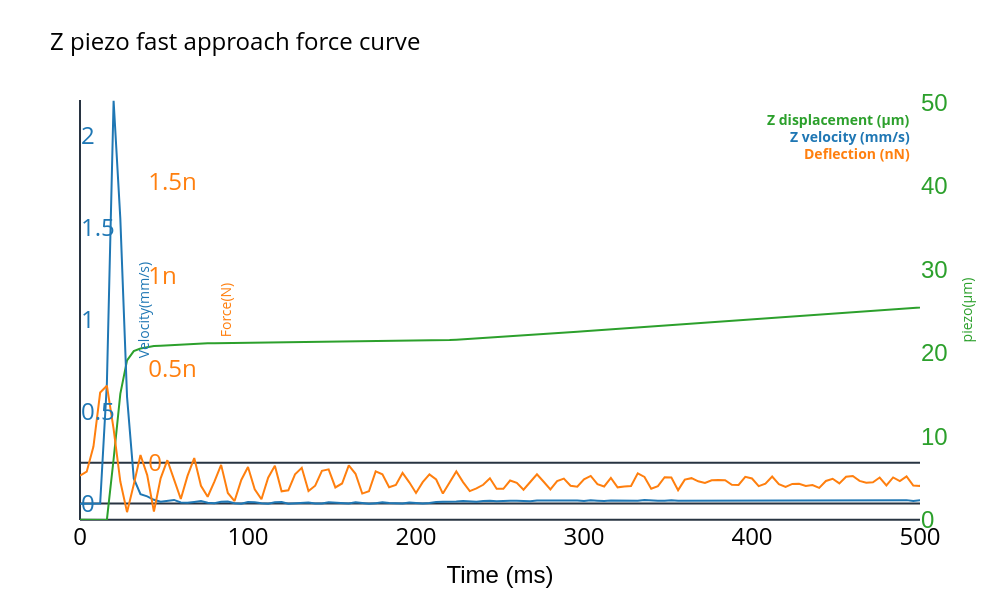

This figure's notebook cell:
### Code cell
# apply zoom settings to saved svg file
fig.update_layout(
    xaxis=dict(range=x_range),
    yaxis=dict(range=y1_range),
    yaxis2=dict(range=y2_range),
    yaxis3=dict(range=y3_range)
)

### Figure 1 — Plotly figure (JSON) as saved in the notebook; plotly's stock layout.template omitted (floating-point values rounded to 4 significant figures; data arrays with more than 128 entries replaced by an {"elided": "..."} marker saying what was removed)
{"data": [{"line": {"color": "#2ca02c", "width": 2}, "mode": "lines", "name": "Z piezo(µm)", "type": "scatter", "x": {"elided": "736 float values"}, "y": {"elided": "736 float values"}, "yaxis": "y"}, {"line": {"color": "#1f77b4", "width": 2}, "mode": "lines", "name": "Z vel(mm/s)", "type": "scatter", "x": {"elided": "736 float values"}, "y": {"elided": "736 float values"}, "yaxis": "y2"}, {"line": {"color": "#ff7f0e", "width": 2}, "mode": "lines", "name": "Force (µN)", "type": "scatter", "x": {"elided": "736 float values"}, "y": {"elided": "736 float values"}, "yaxis": "y3"}], "layout": {"annotations": [{"align": "right", "font": {"size": 14}, "showarrow": false, "text": "<b><span style='color:#2ca02c''>Z displacement (µm)</span></b>", "x": 0.99, "xref": "paper", "y": 0.98, "yref": "paper"}, {"align": "right", "font": {"size": 14}, "showarrow": false, "text": "<b><span style='color:#1f77b4'>Z velocity (mm/s)</span></b>", "x": 0.99, "xref": "paper", "y": 0.94, "yref": "paper"}, {"align": "right", "font": {"size": 14}, "showarrow": false, "text": "<b><span style='color:#ff7f0e'>Deflection (nN)</span></b>", "x": 0.99, "xref": "paper", "y": 0.9, "yref": "paper"}], "height": 600, "legend": {"font": {"color": "black", "size": 24}, "x": 0.99, "y": 0.99}, "paper_bgcolor": "rgba(0,0,0,0)", "plot_bgcolor": "rgba(0,0,0,0)", "showlegend": false, "title": {"font": {"color": "black", "size": 24}, "text": "Z piezo fast approach force curve"}, "width": 1000, "xaxis": {"color": "black", "range": [0, 500], "showgrid": false, "tickfont": {"size": 24}, "title": {"font": {"family": "Helvetica", "size": 24}, "text": "Time (ms)"}}, "yaxis": {"color": "#2ca02c", "range": [-0.03753, 50.3], "showgrid": false, "side": "right", "tickfont": {"family": "Helvetica", "size": 24}, "tickformat": "1.f", "title": {"text": "piezo(µm)"}}, "yaxis2": {"color": "#1f77b4", "overlaying": "y", "position": 0, "range": [-0.09036, 2.195], "showgrid": false, "side": "right", "tickfont": {"size": 24}, "title": {"standoff": 25, "text": "Velocity(mm/s)"}}, "yaxis3": {"color": "#ff7f0e", "overlaying": "y", "position": 0.08, "range": [-3.052e-10, 1.934e-09], "showgrid": false, "side": "right", "tickfont": {"size": 24}, "title": {"standoff": 25, "text": "Force(N)"}}}}
